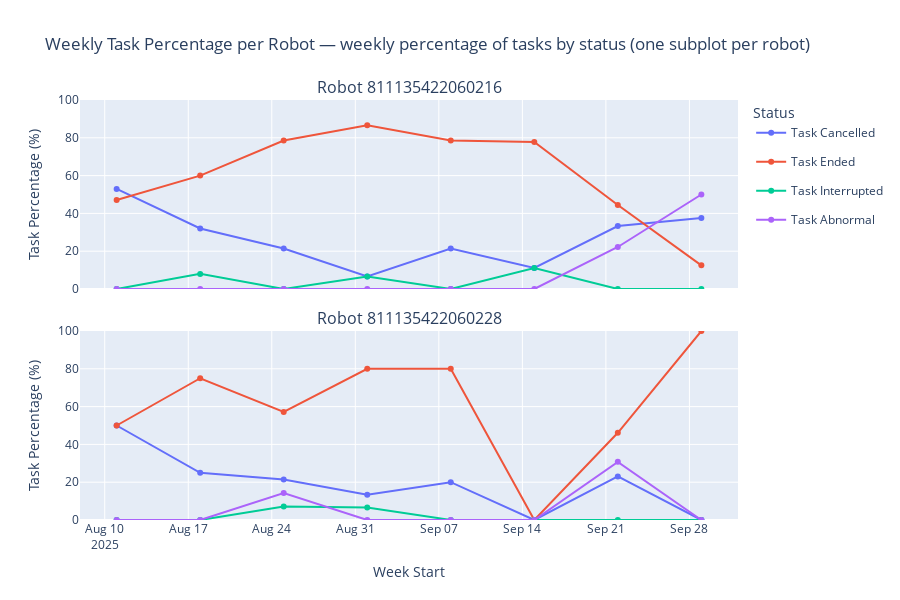

Source (notebook cell):
### Code cell
import pandas as pd
from plotly.subplots import make_subplots
import plotly.graph_objects as go
import plotly.express as px

# --- prepare data ---
df['start_time'] = pd.to_datetime(df['start_time'])
df['week_start'] = df['start_time'].dt.to_period("W").apply(lambda p: p.start_time)

# Get all possible weeks, robots, and statuses for complete combination
all_weeks = df['week_start'].unique()
all_robots = df['robot_sn'].unique()
all_statuses = df['status'].unique()

# Create a complete index with all combinations
import itertools
complete_index = pd.MultiIndex.from_product(
    [all_weeks, all_robots, all_statuses],
    names=['week_start', 'robot_sn', 'status']
)

# First, get total tasks per robot per week
weekly_totals = (
    df.groupby(['week_start', 'robot_sn'])
      .size()
      .reset_index(name='total_count')
)

# Then get counts by status
task_weekly = (
    df.groupby(['week_start', 'robot_sn', 'status'])
      .size()
      .reset_index(name='count')
)

# Reindex to include all combinations and fill missing values with 0
task_weekly_complete = (
    task_weekly.set_index(['week_start', 'robot_sn', 'status'])
    .reindex(complete_index, fill_value=0)
    .reset_index()
)

# Merge to calculate percentages
task_weekly_complete = task_weekly_complete.merge(
    weekly_totals,
    on=['week_start', 'robot_sn'],
    how='left'
)

# Fill NaN total_count with 0 (for weeks with no tasks at all for a robot)
task_weekly_complete['total_count'] = task_weekly_complete['total_count'].fillna(0)

# Calculate percentage - handle division by zero
task_weekly_complete['percentage'] = (
    task_weekly_complete['count'] /
    task_weekly_complete['total_count'].replace(0, 1) * 100  # Avoid division by zero
)
# Where total_count is 0, set percentage to 0
task_weekly_complete.loc[task_weekly_complete['total_count'] == 0, 'percentage'] = 0

robots = sorted(task_weekly_complete['robot_sn'].unique(), key=lambda x: str(x))
statuses = list(task_weekly_complete['status'].unique())

# --- assign fixed colors (so same status always same color) ---
color_map = {
    status: color for status, color in zip(
        statuses,
        px.colors.qualitative.Plotly  # or use another palette
    )
}

# --- create subplots ---
n = len(robots)
fig = make_subplots(
    rows=n,
    cols=1,
    shared_xaxes=True,
    shared_yaxes=True,
    vertical_spacing=0.1,
    subplot_titles=[f"Robot {r}" for r in robots]
)

# Add traces
for i, robot in enumerate(robots, start=1):
    robot_df = task_weekly_complete[task_weekly_complete['robot_sn'] == robot].sort_values('week_start')
    for status in statuses:
        s_df = robot_df[robot_df['status'] == status].sort_values('week_start')
        if s_df.empty:
            continue
        fig.add_trace(
            go.Scatter(
                x=s_df['week_start'],
                y=s_df['percentage'],
                mode='lines+markers',
                name=status,
                legendgroup=status,        # 🔹 unify legend across subplots
                line=dict(color=color_map[status]),
                showlegend=(i == 1),       # 🔹 only show legend once (top)
                hovertemplate='<b>%{x}</b><br>' +
                             f'Status: {status}<br>' +
                             'Percentage: %{y:.1f}%<br>' +
                             'Count: %{customdata}<br>' +
                             'Total Tasks: %{text}<extra></extra>',
                customdata=s_df['count'],  # Show raw count in hover
                text=s_df['total_count']   # Show total tasks in hover
            ),
            row=i, col=1
        )

# Layout
fig.update_layout(
    height=max(600, 240 * n),
    title_text="Weekly Task Percentage per Robot — weekly percentage of tasks by status (one subplot per robot)",
    hovermode='x unified',
    legend_title_text='Status'
)

# unify y and x axis labels
fig.update_yaxes(title_text='Task Percentage (%)', range=[0, 100])  # Set fixed range for percentage
fig.update_xaxes(title_text='Week Start', row=n, col=1)
fig.update_xaxes(tickformat='%b %d\n%Y')

fig.show()

### Figure 1 — Plotly figure (JSON) as saved in the notebook; plotly's stock layout.template omitted (floating-point values rounded to 4 significant figures)
{"data": [{"customdata": [9, 8, 6, 1, 3, 1, 3, 3], "hovertemplate": "<b>%{x}</b><br>Status: Task Cancelled<br>Percentage: %{y:.1f}%<br>Count: %{customdata}<br>Total Tasks: %{text}<extra></extra>", "legendgroup": "Task Cancelled", "line": {"color": "#636EFA"}, "mode": "lines+markers", "name": "Task Cancelled", "showlegend": true, "text": [17, 25, 28, 15, 14, 9, 9, 8], "type": "scatter", "x": ["2025-08-11T00:00:00", "2025-08-18T00:00:00", "2025-08-25T00:00:00", "2025-09-01T00:00:00", "2025-09-08T00:00:00", "2025-09-15T00:00:00", "2025-09-22T00:00:00", "2025-09-29T00:00:00"], "xaxis": "x", "y": [52.94, 32, 21.43, 6.667, 21.43, 11.11, 33.33, 37.5], "yaxis": "y"}, {"customdata": [8, 15, 22, 13, 11, 7, 4, 1], "hovertemplate": "<b>%{x}</b><br>Status: Task Ended<br>Percentage: %{y:.1f}%<br>Count: %{customdata}<br>Total Tasks: %{text}<extra></extra>", "legendgroup": "Task Ended", "line": {"color": "#EF553B"}, "mode": "lines+markers", "name": "Task Ended", "showlegend": true, "text": [17, 25, 28, 15, 14, 9, 9, 8], "type": "scatter", "x": ["2025-08-11T00:00:00", "2025-08-18T00:00:00", "2025-08-25T00:00:00", "2025-09-01T00:00:00", "2025-09-08T00:00:00", "2025-09-15T00:00:00", "2025-09-22T00:00:00", "2025-09-29T00:00:00"], "xaxis": "x", "y": [47.06, 60, 78.57, 86.67, 78.57, 77.78, 44.44, 12.5], "yaxis": "y"}, {"customdata": [0, 2, 0, 1, 0, 1, 0, 0], "hovertemplate": "<b>%{x}</b><br>Status: Task Interrupted<br>Percentage: %{y:.1f}%<br>Count: %{customdata}<br>Total Tasks: %{text}<extra></extra>", "legendgroup": "Task Interrupted", "line": {"color": "#00CC96"}, "mode": "lines+markers", "name": "Task Interrupted", "showlegend": true, "text": [17, 25, 28, 15, 14, 9, 9, 8], "type": "scatter", "x": ["2025-08-11T00:00:00", "2025-08-18T00:00:00", "2025-08-25T00:00:00", "2025-09-01T00:00:00", "2025-09-08T00:00:00", "2025-09-15T00:00:00", "2025-09-22T00:00:00", "2025-09-29T00:00:00"], "xaxis": "x", "y": [0, 8, 0, 6.667, 0, 11.11, 0, 0], "yaxis": "y"}, {"customdata": [0, 0, 0, 0, 0, 0, 2, 4], "hovertemplate": "<b>%{x}</b><br>Status: Task Abnormal<br>Percentage: %{y:.1f}%<br>Count: %{customdata}<br>Total Tasks: %{text}<extra></extra>", "legendgroup": "Task Abnormal", "line": {"color": "#AB63FA"}, "mode": "lines+markers", "name": "Task Abnormal", "showlegend": true, "text": [17, 25, 28, 15, 14, 9, 9, 8], "type": "scatter", "x": ["2025-08-11T00:00:00", "2025-08-18T00:00:00", "2025-08-25T00:00:00", "2025-09-01T00:00:00", "2025-09-08T00:00:00", "2025-09-15T00:00:00", "2025-09-22T00:00:00", "2025-09-29T00:00:00"], "xaxis": "x", "y": [0, 0, 0, 0, 0, 0, 22.22, 50], "yaxis": "y"}, {"customdata": [5, 4, 3, 2, 2, 0, 3, 0], "hovertemplate": "<b>%{x}</b><br>Status: Task Cancelled<br>Percentage: %{y:.1f}%<br>Count: %{customdata}<br>Total Tasks: %{text}<extra></extra>", "legendgroup": "Task Cancelled", "line": {"color": "#636EFA"}, "mode": "lines+markers", "name": "Task Cancelled", "showlegend": false, "text": [10, 16, 14, 15, 10, 0, 13, 3], "type": "scatter", "x": ["2025-08-11T00:00:00", "2025-08-18T00:00:00", "2025-08-25T00:00:00", "2025-09-01T00:00:00", "2025-09-08T00:00:00", "2025-09-15T00:00:00", "2025-09-22T00:00:00", "2025-09-29T00:00:00"], "xaxis": "x2", "y": [50, 25, 21.43, 13.33, 20, 0, 23.08, 0], "yaxis": "y2"}, {"customdata": [5, 12, 8, 12, 8, 0, 6, 3], "hovertemplate": "<b>%{x}</b><br>Status: Task Ended<br>Percentage: %{y:.1f}%<br>Count: %{customdata}<br>Total Tasks: %{text}<extra></extra>", "legendgroup": "Task Ended", "line": {"color": "#EF553B"}, "mode": "lines+markers", "name": "Task Ended", "showlegend": false, "text": [10, 16, 14, 15, 10, 0, 13, 3], "type": "scatter", "x": ["2025-08-11T00:00:00", "2025-08-18T00:00:00", "2025-08-25T00:00:00", "2025-09-01T00:00:00", "2025-09-08T00:00:00", "2025-09-15T00:00:00", "2025-09-22T00:00:00", "2025-09-29T00:00:00"], "xaxis": "x2", "y": [50, 75, 57.14, 80, 80, 0, 46.15, 100], "yaxis": "y2"}, {"customdata": [0, 0, 1, 1, 0, 0, 0, 0], "hovertemplate": "<b>%{x}</b><br>Status: Task Interrupted<br>Percentage: %{y:.1f}%<br>Count: %{customdata}<br>Total Tasks: %{text}<extra></extra>", "legendgroup": "Task Interrupted", "line": {"color": "#00CC96"}, "mode": "lines+markers", "name": "Task Interrupted", "showlegend": false, "text": [10, 16, 14, 15, 10, 0, 13, 3], "type": "scatter", "x": ["2025-08-11T00:00:00", "2025-08-18T00:00:00", "2025-08-25T00:00:00", "2025-09-01T00:00:00", "2025-09-08T00:00:00", "2025-09-15T00:00:00", "2025-09-22T00:00:00", "2025-09-29T00:00:00"], "xaxis": "x2", "y": [0, 0, 7.143, 6.667, 0, 0, 0, 0], "yaxis": "y2"}, {"customdata": [0, 0, 2, 0, 0, 0, 4, 0], "hovertemplate": "<b>%{x}</b><br>Status: Task Abnormal<br>Percentage: %{y:.1f}%<br>Count: %{customdata}<br>Total Tasks: %{text}<extra></extra>", "legendgroup": "Task Abnormal", "line": {"color": "#AB63FA"}, "mode": "lines+markers", "name": "Task Abnormal", "showlegend": false, "text": [10, 16, 14, 15, 10, 0, 13, 3], "type": "scatter", "x": ["2025-08-11T00:00:00", "2025-08-18T00:00:00", "2025-08-25T00:00:00", "2025-09-01T00:00:00", "2025-09-08T00:00:00", "2025-09-15T00:00:00", "2025-09-22T00:00:00", "2025-09-29T00:00:00"], "xaxis": "x2", "y": [0, 0, 14.29, 0, 0, 0, 30.77, 0], "yaxis": "y2"}], "layout": {"annotations": [{"font": {"size": 16}, "showarrow": false, "text": "Robot 811135422060216", "x": 0.5, "xanchor": "center", "xref": "paper", "y": 1, "yanchor": "bottom", "yref": "paper"}, {"font": {"size": 16}, "showarrow": false, "text": "Robot 811135422060228", "x": 0.5, "xanchor": "center", "xref": "paper", "y": 0.45, "yanchor": "bottom", "yref": "paper"}], "height": 600, "hovermode": "x unified", "legend": {"title": {"text": "Status"}}, "title": {"text": "Weekly Task Percentage per Robot — weekly percentage of tasks by status (one subplot per robot)"}, "xaxis": {"anchor": "y", "domain": [0, 1], "matches": "x2", "showticklabels": false, "tickformat": "%b %d\n%Y"}, "xaxis2": {"anchor": "y2", "domain": [0, 1], "tickformat": "%b %d\n%Y", "title": {"text": "Week Start"}}, "yaxis": {"anchor": "x", "domain": [0.55, 1], "range": [0, 100], "title": {"text": "Task Percentage (%)"}}, "yaxis2": {"anchor": "x2", "domain": [0, 0.45], "range": [0, 100], "title": {"text": "Task Percentage (%)"}}}}
